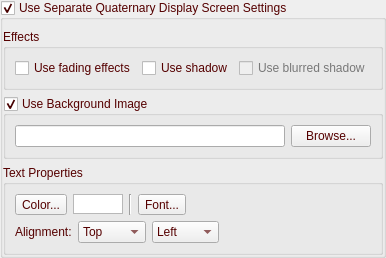
    <widget class="QGroupBox" name="groupBoxUseDisp4">
     <property name="palette">
      <palette>
       <active>
        <colorrole role="WindowText">
         <brush brushstyle="SolidPattern">
          <color alpha="255">
           <red>85</red>
           <green>0</green>
           <blue>0</blue>
          </color>
         </brush>
        </colorrole>
        <colorrole role="Text">
         <brush brushstyle="SolidPattern">
          <color alpha="255">
           <red>85</red>
           <green>0</green>
           <blue>0</blue>
          </color>
         </brush>
        </colorrole>
        <colorrole role="ButtonText">
         <brush brushstyle="SolidPattern">
          <color alpha="255">
           <red>85</red>
           <green>0</green>
           <blue>0</blue>
          </color>
         </brush>
        </colorrole>
        <colorrole role="Highlight">
         <brush brushstyle="SolidPattern">
          <color alpha="255">
           <red>118</red>
           <green>50</green>
           <blue>50</blue>
          </color>
         </brush>
        </colorrole>
        <colorrole role="PlaceholderText">
         <brush brushstyle="SolidPattern">
          <color alpha="128">
           <red>85</red>
           <green>0</green>
           <blue>127</blue>
          </color>
         </brush>
        </colorrole>
       </active>
       <inactive>
        <colorrole role="WindowText">
         <brush brushstyle="SolidPattern">
          <color alpha="255">
           <red>85</red>
           <green>0</green>
           <blue>0</blue>
          </color>
         </brush>
        </colorrole>
        <colorrole role="Text">
         <brush brushstyle="SolidPattern">
          <color alpha="255">
           <red>85</red>
           <green>0</green>
           <blue>0</blue>
          </color>
         </brush>
        </colorrole>
        <colorrole role="ButtonText">
         <brush brushstyle="SolidPattern">
          <color alpha="255">
           <red>85</red>
           <green>0</green>
           <blue>0</blue>
          </color>
         </brush>
        </colorrole>
        <colorrole role="Highlight">
         <brush brushstyle="SolidPattern">
          <color alpha="255">
           <red>118</red>
           <green>50</green>
           <blue>50</blue>
          </color>
         </brush>
        </colorrole>
        <colorrole role="PlaceholderText">
         <brush brushstyle="SolidPattern">
          <color alpha="128">
           <red>85</red>
           <green>0</green>
           <blue>127</blue>
          </color>
         </brush>
        </colorrole>
       </inactive>
       <disabled>
        <colorrole role="WindowText">
         <brush brushstyle="SolidPattern">
          <color alpha="255">
           <red>120</red>
           <green>120</green>
           <blue>120</blue>
          </color>
         </brush>
        </colorrole>
        <colorrole role="Text">
         <brush brushstyle="SolidPattern">
          <color alpha="255">
           <red>120</red>
           <green>120</green>
           <blue>120</blue>
          </color>
         </brush>
        </colorrole>
        <colorrole role="ButtonText">
         <brush brushstyle="SolidPattern">
          <color alpha="255">
           <red>120</red>
           <green>120</green>
           <blue>120</blue>
          </color>
         </brush>
        </colorrole>
        <colorrole role="Highlight">
         <brush brushstyle="SolidPattern">
          <color alpha="255">
           <red>0</red>
           <green>120</green>
           <blue>215</blue>
          </color>
         </brush>
        </colorrole>
        <colorrole role="PlaceholderText">
         <brush brushstyle="SolidPattern">
          <color alpha="128">
           <red>0</red>
           <green>0</green>
           <blue>0</blue>
          </color>
         </brush>
        </colorrole>
       </disabled>
      </palette>
     </property>
     <property name="title">
      <string>Use Separate Quaternary Display Screen Settings</string>
     </property>
     <property name="flat">
      <bool>true</bool>
     </property>
     <property name="checkable">
      <bool>true</bool>
     </property>
     <layout class="QVBoxLayout" name="verticalLayout_6">
      <property name="leftMargin">
       <number>0</number>
      </property>
      <property name="topMargin">
       <number>9</number>
      </property>
      <property name="rightMargin">
       <number>0</number>
      </property>
      <property name="bottomMargin">
       <number>0</number>
      </property>
      <item>
       <widget class="QGroupBox" name="groupBoxEffects4">
        <property name="palette">
         <palette>
          <active>
           <colorrole role="WindowText">
            <brush brushstyle="SolidPattern">
             <color alpha="255">
              <red>85</red>
              <green>0</green>
              <blue>0</blue>
             </color>
            </brush>
           </colorrole>
          </active>
          <inactive>
           <colorrole role="WindowText">
            <brush brushstyle="SolidPattern">
             <color alpha="255">
              <red>85</red>
              <green>0</green>
              <blue>0</blue>
             </color>
            </brush>
           </colorrole>
          </inactive>
          <disabled>
           <colorrole role="WindowText">
            <brush brushstyle="SolidPattern">
             <color alpha="255">
              <red>120</red>
              <green>120</green>
              <blue>120</blue>
             </color>
            </brush>
           </colorrole>
          </disabled>
         </palette>
        </property>
        <property name="title">
         <string>Effects</string>
        </property>
        <property name="checkable">
         <bool>false</bool>
        </property>
        <layout class="QHBoxLayout" name="horizontalLayout_11">
         <property name="leftMargin">
          <number>9</number>
         </property>
         <property name="topMargin">
          <number>9</number>
         </property>
         <property name="rightMargin">
          <number>9</number>
         </property>
         <property name="bottomMargin">
          <number>9</number>
         </property>
         <item>
          <widget class="QCheckBox" name="checkBoxUseFading4">
           <property name="toolTip">
            <string>If checked, when switching displayed text, fades the old text out and fades the new text in .</string>
           </property>
           <property name="text">
            <string>Use fading effects</string>
           </property>
          </widget>
         </item>
         <item>
          <widget class="QCheckBox" name="checkBoxUseShadow4">
           <property name="toolTip">
            <string>Useful when using a wallpaper image. Displays a fancy shadow effect.</string>
           </property>
           <property name="text">
            <string>Use shadow</string>
           </property>
          </widget>
         </item>
         <item>
          <widget class="QCheckBox" name="checkBoxUseBlurredShadow4">
           <property name="enabled">
            <bool>false</bool>
           </property>
           <property name="toolTip">
            <string>Useful when using a wallpaper image. Displays a fancy shadow effect.</string>
           </property>
           <property name="text">
            <string>Use blurred shadow</string>
           </property>
          </widget>
         </item>
        </layout>
       </widget>
      </item>
      <item>
       <widget class="QGroupBox" name="groupBoxBackground4">
        <property name="palette">
         <palette>
          <active>
           <colorrole role="WindowText">
            <brush brushstyle="SolidPattern">
             <color alpha="255">
              <red>85</red>
              <green>0</green>
              <blue>0</blue>
             </color>
            </brush>
           </colorrole>
          </active>
          <inactive>
           <colorrole role="WindowText">
            <brush brushstyle="SolidPattern">
             <color alpha="255">
              <red>85</red>
              <green>0</green>
              <blue>0</blue>
             </color>
            </brush>
           </colorrole>
          </inactive>
          <disabled>
           <colorrole role="WindowText">
            <brush brushstyle="SolidPattern">
             <color alpha="255">
              <red>120</red>
              <green>120</green>
              <blue>120</blue>
             </color>
            </brush>
           </colorrole>
          </disabled>
         </palette>
        </property>
        <property name="title">
         <string>Use Background Image</string>
        </property>
        <property name="checkable">
         <bool>true</bool>
        </property>
        <layout class="QHBoxLayout" name="horizontalLayout_13">
         <property name="leftMargin">
          <number>9</number>
         </property>
         <property name="topMargin">
          <number>9</number>
         </property>
         <property name="rightMargin">
          <number>9</number>
         </property>
         <property name="bottomMargin">
          <number>9</number>
         </property>
         <item>
          <widget class="QLineEdit" name="lineEditBackground4"/>
         </item>
         <item>
          <widget class="QPushButton" name="buttonBackground4">
           <property name="text">
            <string>Browse...</string>
           </property>
          </widget>
         </item>
        </layout>
       </widget>
      </item>
      <item>
       <widget class="QGroupBox" name="groupBoxTextProperties4">
        <property name="palette">
         <palette>
          <active>
           <colorrole role="WindowText">
            <brush brushstyle="SolidPattern">
             <color alpha="255">
              <red>85</red>
              <green>0</green>
              <blue>0</blue>
             </color>
            </brush>
           </colorrole>
          </active>
          <inactive>
           <colorrole role="WindowText">
            <brush brushstyle="SolidPattern">
             <color alpha="255">
              <red>85</red>
              <green>0</green>
              <blue>0</blue>
             </color>
            </brush>
           </colorrole>
          </inactive>
          <disabled>
           <colorrole role="WindowText">
            <brush brushstyle="SolidPattern">
             <color alpha="255">
              <red>120</red>
              <green>120</green>
              <blue>120</blue>
             </color>
            </brush>
           </colorrole>
          </disabled>
         </palette>
        </property>
        <property name="title">
         <string>Text Properties</string>
        </property>
        <layout class="QVBoxLayout" name="verticalLayout_8">
         <property name="leftMargin">
          <number>9</number>
         </property>
         <property name="topMargin">
          <number>9</number>
         </property>
         <property name="rightMargin">
          <number>9</number>
         </property>
         <property name="bottomMargin">
          <number>9</number>
         </property>
         <item>
          <layout class="QHBoxLayout" name="horizontalLayout_16">
           <property name="topMargin">
            <number>0</number>
           </property>
           <property name="bottomMargin">
            <number>0</number>
           </property>
           <item>
            <widget class="QToolButton" name="toolButtonColor4">
             <property name="text">
              <string>Color...</string>
             </property>
            </widget>
           </item>
           <item>
            <widget class="QGraphicsView" name="graphicViewTextColor4">
             <property name="sizePolicy">
              <sizepolicy hsizetype="Minimum" vsizetype="Fixed">
               <horstretch>0</horstretch>
               <verstretch>0</verstretch>
              </sizepolicy>
             </property>
             <property name="minimumSize">
              <size>
               <width>50</width>
               <height>20</height>
              </size>
             </property>
             <property name="maximumSize">
              <size>
               <width>50</width>
               <height>20</height>
              </size>
             </property>
            </widget>
           </item>
           <item>
            <widget class="Line" name="line_2">
             <property name="orientation">
              <enum>Qt::Vertical</enum>
             </property>
            </widget>
           </item>
           <item>
            <widget class="QToolButton" name="toolButtonFont4">
             <property name="text">
              <string>Font...</string>
             </property>
            </widget>
           </item>
           <item>
            <widget class="QLabel" name="labelFont4">
             <property name="text">
              <string/>
             </property>
            </widget>
           </item>
          </layout>
         </item>
         <item>
          <layout class="QHBoxLayout" name="horizontalLayout_17">
           <property name="topMargin">
            <number>0</number>
           </property>
           <property name="bottomMargin">
            <number>0</number>
           </property>
           <item>
            <widget class="QLabel" name="labelAlignmentl4">
             <property name="text">
              <string>Alignment:</string>
             </property>
            </widget>
           </item>
           <item>
            <widget class="QComboBox" name="comboBoxVerticalAling4">
             <item>
              <property name="text">
               <string>Top</string>
              </property>
             </item>
             <item>
              <property name="text">
               <string>Middle</string>
              </property>
             </item>
             <item>
              <property name="text">
               <string>Bottom</string>
              </property>
             </item>
            </widget>
           </item>
           <item>
            <widget class="QComboBox" name="comboBoxHorizontalAling4">
             <item>
              <property name="text">
               <string>Left</string>
              </property>
             </item>
             <item>
              <property name="text">
               <string>Center</string>
              </property>
             </item>
             <item>
              <property name="text">
               <string>Right</string>
              </property>
             </item>
            </widget>
           </item>
           <item>
            <spacer name="horizontalSpacer_4">
             <property name="orientation">
              <enum>Qt::Horizontal</enum>
             </property>
             <property name="sizeHint" stdset="0">
              <size>
               <width>40</width>
               <height>20</height>
              </size>
             </property>
            </spacer>
           </item>
          </layout>
         </item>
        </layout>
       </widget>
      </item>
     </layout>
    </widget>
